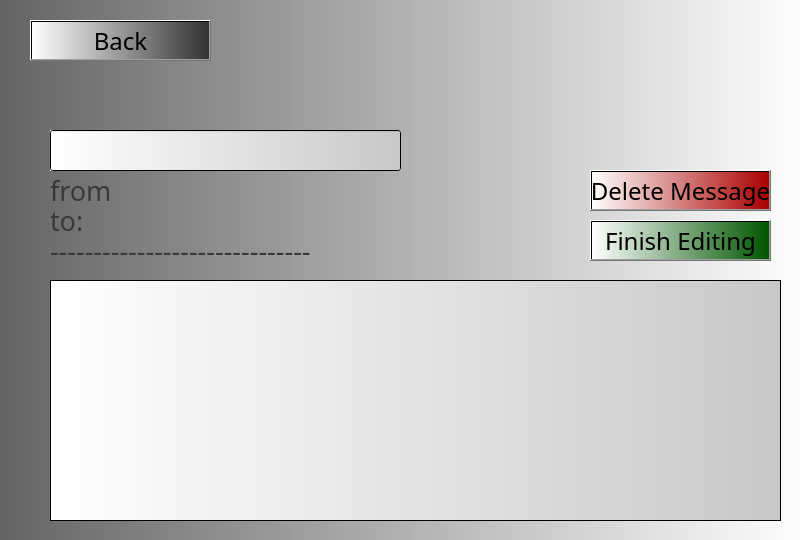
<?xml version="1.0" encoding="UTF-8"?>
<ui version="4.0">
 <class>Form</class>
 <widget class="QWidget" name="Form">
  <property name="geometry">
   <rect>
    <x>0</x>
    <y>0</y>
    <width>807</width>
    <height>540</height>
   </rect>
  </property>
  <property name="font">
   <font>
    <family>Old English Text MT</family>
   </font>
  </property>
  <property name="windowTitle">
   <string>Form</string>
  </property>
  <property name="styleSheet">
   <string notr="true">background-color: qlineargradient(spread:pad, x1:0, y1:0, x2:1, y2:0, stop:0 rgba(100, 100, 100, 255), stop:1 rgba(255, 255, 255, 255))</string>
  </property>
  <widget class="QLabel" name="UserName">
   <property name="geometry">
    <rect>
     <x>250</x>
     <y>20</y>
     <width>531</width>
     <height>51</height>
    </rect>
   </property>
   <property name="font">
    <font>
     <family>Old English Text MT</family>
     <pointsize>20</pointsize>
    </font>
   </property>
   <property name="layoutDirection">
    <enum>Qt::RightToLeft</enum>
   </property>
   <property name="autoFillBackground">
    <bool>false</bool>
   </property>
   <property name="styleSheet">
    <string notr="true">background: None;</string>
   </property>
   <property name="text">
    <string/>
   </property>
   <property name="alignment">
    <set>Qt::AlignRight|Qt::AlignTrailing|Qt::AlignVCenter</set>
   </property>
  </widget>
  <widget class="QPushButton" name="BackButton">
   <property name="geometry">
    <rect>
     <x>30</x>
     <y>20</y>
     <width>181</width>
     <height>41</height>
    </rect>
   </property>
   <property name="font">
    <font>
     <family>Old English Text MT</family>
     <pointsize>18</pointsize>
    </font>
   </property>
   <property name="cursor">
    <cursorShape>ArrowCursor</cursorShape>
   </property>
   <property name="styleSheet">
    <string notr="true">background-color: qlineargradient(spread:pad, x1:0, y1:0, x2:1, y2:0, stop:0 rgba(255, 255, 255, 255), stop:1 rgba(50, 50, 50, 255))</string>
   </property>
   <property name="text">
    <string>Back</string>
   </property>
  </widget>
  <widget class="QLabel" name="label">
   <property name="geometry">
    <rect>
     <x>50</x>
     <y>170</y>
     <width>61</width>
     <height>41</height>
    </rect>
   </property>
   <property name="font">
    <font>
     <family>Old English Text MT</family>
     <pointsize>20</pointsize>
    </font>
   </property>
   <property name="styleSheet">
    <string notr="true">background-color: None; color: rgb(57, 57, 57)</string>
   </property>
   <property name="text">
    <string>from:</string>
   </property>
  </widget>
  <widget class="QLabel" name="FromLabel">
   <property name="geometry">
    <rect>
     <x>120</x>
     <y>170</y>
     <width>371</width>
     <height>41</height>
    </rect>
   </property>
   <property name="font">
    <font>
     <family>Old English Text MT</family>
     <pointsize>20</pointsize>
    </font>
   </property>
   <property name="styleSheet">
    <string notr="true">background-color: None; color: rgb(57, 57, 57)</string>
   </property>
   <property name="text">
    <string/>
   </property>
  </widget>
  <widget class="QLabel" name="label_2">
   <property name="geometry">
    <rect>
     <x>50</x>
     <y>200</y>
     <width>61</width>
     <height>41</height>
    </rect>
   </property>
   <property name="font">
    <font>
     <family>Old English Text MT</family>
     <pointsize>20</pointsize>
    </font>
   </property>
   <property name="styleSheet">
    <string notr="true">background-color: None; color: rgb(57, 57, 57)</string>
   </property>
   <property name="text">
    <string>to:</string>
   </property>
  </widget>
  <widget class="QLabel" name="ToLabel">
   <property name="geometry">
    <rect>
     <x>120</x>
     <y>200</y>
     <width>381</width>
     <height>41</height>
    </rect>
   </property>
   <property name="font">
    <font>
     <family>Old English Text MT</family>
     <pointsize>20</pointsize>
    </font>
   </property>
   <property name="styleSheet">
    <string notr="true">background-color: None; color: rgb(57, 57, 57)</string>
   </property>
   <property name="text">
    <string/>
   </property>
  </widget>
  <widget class="QLabel" name="TimeLabel">
   <property name="geometry">
    <rect>
     <x>50</x>
     <y>80</y>
     <width>221</width>
     <height>41</height>
    </rect>
   </property>
   <property name="font">
    <font>
     <family>Palatino Linotype</family>
     <pointsize>20</pointsize>
    </font>
   </property>
   <property name="styleSheet">
    <string notr="true">background-color: None; color: rgb(57, 57, 57)</string>
   </property>
   <property name="text">
    <string/>
   </property>
  </widget>
  <widget class="QLabel" name="label_5">
   <property name="geometry">
    <rect>
     <x>50</x>
     <y>230</y>
     <width>331</width>
     <height>41</height>
    </rect>
   </property>
   <property name="font">
    <font>
     <family>Old English Text MT</family>
     <pointsize>20</pointsize>
    </font>
   </property>
   <property name="styleSheet">
    <string notr="true">background-color: None; color: rgb(57, 57, 57)</string>
   </property>
   <property name="text">
    <string>------------------------------</string>
   </property>
  </widget>
  <widget class="QLineEdit" name="HeaderEdit">
   <property name="geometry">
    <rect>
     <x>50</x>
     <y>130</y>
     <width>351</width>
     <height>41</height>
    </rect>
   </property>
   <property name="font">
    <font>
     <family>OCR A Extended</family>
     <pointsize>15</pointsize>
    </font>
   </property>
   <property name="styleSheet">
    <string notr="true">background-color: qlineargradient(spread:pad, x1:0, y1:0, x2:1, y2:0, stop:0 rgba(255, 255, 255, 255), stop:1 rgba(200, 200, 200, 255))</string>
   </property>
   <property name="text">
    <string/>
   </property>
  </widget>
  <widget class="QPlainTextEdit" name="MessageEdit">
   <property name="geometry">
    <rect>
     <x>50</x>
     <y>280</y>
     <width>731</width>
     <height>241</height>
    </rect>
   </property>
   <property name="font">
    <font>
     <family>OCR A Extended</family>
     <pointsize>15</pointsize>
    </font>
   </property>
   <property name="styleSheet">
    <string notr="true">background-color: qlineargradient(spread:pad, x1:0, y1:0, x2:1, y2:0, stop:0 rgba(255, 255, 255, 255), stop:1 rgba(200, 200, 200, 255))</string>
   </property>
   <property name="plainText">
    <string/>
   </property>
  </widget>
  <widget class="QPushButton" name="DeleteButton">
   <property name="geometry">
    <rect>
     <x>590</x>
     <y>170</y>
     <width>181</width>
     <height>41</height>
    </rect>
   </property>
   <property name="font">
    <font>
     <family>Old English Text MT</family>
     <pointsize>18</pointsize>
    </font>
   </property>
   <property name="cursor">
    <cursorShape>ArrowCursor</cursorShape>
   </property>
   <property name="styleSheet">
    <string notr="true">background-color: qlineargradient(spread:pad, x1:0, y1:0, x2:1, y2:0, stop:0 rgba(255, 255, 255, 255), stop:1 rgb(170, 0, 0))</string>
   </property>
   <property name="text">
    <string>Delete Message</string>
   </property>
  </widget>
  <widget class="QPushButton" name="FinishButton">
   <property name="geometry">
    <rect>
     <x>590</x>
     <y>220</y>
     <width>181</width>
     <height>41</height>
    </rect>
   </property>
   <property name="font">
    <font>
     <family>Old English Text MT</family>
     <pointsize>18</pointsize>
    </font>
   </property>
   <property name="cursor">
    <cursorShape>ArrowCursor</cursorShape>
   </property>
   <property name="styleSheet">
    <string notr="true">background-color: qlineargradient(spread:pad, x1:0, y1:0, x2:1, y2:0, stop:0 rgba(255, 255, 255, 255), stop:1 rgb(0, 85, 0))</string>
   </property>
   <property name="text">
    <string>Finish Editing</string>
   </property>
  </widget>
 </widget>
 <resources/>
 <connections/>
</ui>
